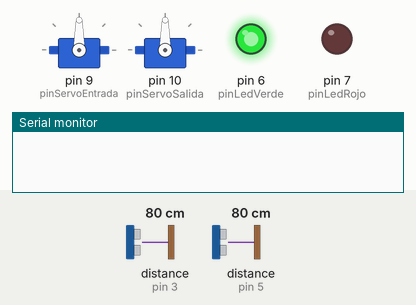
The sketch below on a simulated Arduino Uno, built with avr-gcc and run on an emulated ATmega328P. Shown: 2 × servo, output pins drawn as LEDs (lit = HIGH), the last lines printed to the serial monitor. The test bench sets the inputs (shaded band); at power-on: distance to the obstacle (sensors on pin 3, pin 5) 80 cm. The echo pulse lasts 58.3 µs per cm.

Above: at 1.2 s.
1.3 s: distance to the obstacle (sensor on pin 3) set to 11 cm
2.8 s: distance to the obstacle (sensor on pin 3) set to 8 cm
At 3.5 s:
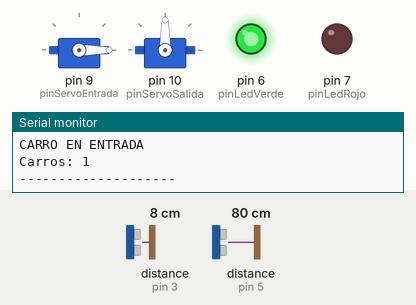
5.8 s: distance to the obstacle (sensor on pin 3) set to 18 cm
At 8.0 s:
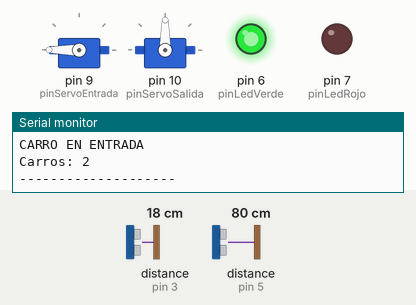
8.3 s: distance to the obstacle (sensor on pin 5) set to 11 cm
9.8 s: distance to the obstacle (sensor on pin 5) set to 8 cm
At 11.0 s:
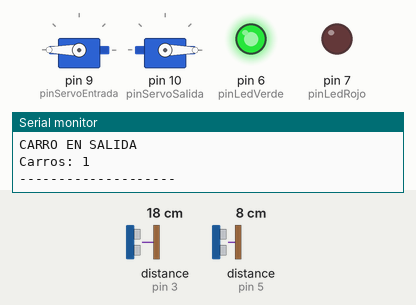
12.8 s: distance to the obstacle (sensor on pin 3) set to 2 cm
At 14.2 s:
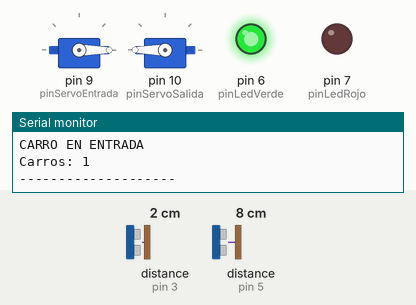
Timing chart, 0 to 16.3 s (numbered marks = the images above; inputs shaded):
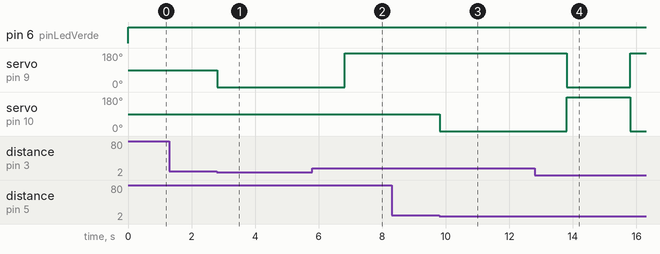

The sketch:

estacionamiento.ino
```cpp
/**
   El estacionamiento consiste en una entrada y salida
   accionadas por un sensor PIR. Solo hay 10 lugares para
   carros.
   Cuando un carro quiere entrar y no hay lugar, el led debe parpadear.
   Los servos se usan para simular las plumas.
   Si esta lleno, se mantiene el LED rojo. Si queda un lugar, parpadea el verde.
   Si no esta lleno y hay menos de 9 lugares, se mantiene en verde.

*/

#include <Servo.h>
#include <Ultrasonic.h>


Ultrasonic ultraEntrada(2, 3, 400 * 58 ); // (Trig PIN,Echo PIN,DistMax*58)
Ultrasonic ultraSalida(4, 5, 400 * 58 ); // (Trig PIN,Echo PIN,DistMax*58)


Servo servoEntrada;
Servo servoSalida;

byte carros = 0;
byte pinServoEntrada = 9;
byte pinServoSalida = 10;
byte pinLedVerde = 6;
byte pinLedRojo = 7;

byte limiteCarros = 10;

void setup() {

  Serial.begin(115200);
  servoEntrada.attach(pinServoEntrada);
  servoSalida.attach(pinServoSalida);

  pinMode(pinServoEntrada, OUTPUT);
  pinMode(pinServoSalida, OUTPUT);
  pinMode(pinLedVerde, OUTPUT);
  pinMode(pinLedRojo, OUTPUT);

}


unsigned long tiempoDesdeUltimoBlink;

void loop() {
  //  Serial.println(digitalRead(pinPirSalida));
  digitalWrite(pinLedRojo, carros == limiteCarros);


  if (carros < 9) {
    digitalWrite(pinLedVerde, HIGH);
  } else if (carros == limiteCarros) {
    digitalWrite(pinLedVerde, LOW);
  }

  if (carros == 9 && tiempoDesdeUltimoBlink + 1000 < millis()) {
    digitalWrite(pinLedVerde, !digitalRead(pinLedVerde));
    tiempoDesdeUltimoBlink = millis();
  }
  verificarPuertas();
}


void verificarPuertas() {
  int lecturaEntrada = ultraEntrada.Ranging(CM);
  int lecturaSalida = ultraSalida.Ranging(CM);
  //  Serial.print("Entrada: ");
  //  Serial.println(lecturaEntrada);
  //  Serial.print("Salida: ");
  //  Serial.println(lecturaSalida);

  if (lecturaEntrada < 10) {
    Serial.println("CARRO EN ENTRADA");
    if (carros == limiteCarros) {
      Serial.println("Entrada negada!");
    } else {
      carros++;
      Serial.print("Carros: ");
      Serial.println(carros);
      Serial.println("--------------------");
      // ABRIR
      servoEntrada.write(0);
      delay(2000);
      servoEntrada.write(180);
    }
  }


  if (lecturaSalida < 10) {
    Serial.println("CARRO EN SALIDA");
    if (carros > 0) {
      carros--;
      Serial.print("Carros: ");
      Serial.println(carros);
      Serial.println("--------------------");
      // CERRAR
      servoSalida.write(0);
      delay(2000);
      servoSalida.write(180);
    }
  }
}

void asyncDelay(unsigned long interval) {
  unsigned long currentTime = millis();
  while (millis() < currentTime + interval) {
    verificarPuertas();
  }
}
```

Measured:
- the behaviour switches between 10 and 9 cm on distance to the obstacle (sensor on pin 3) (found by bisection; images 0 and 1)
- the behaviour switches between 10 and 9 cm on distance to the obstacle (sensor on pin 5) (found by bisection; images 2 and 3)
- after the input at 1.3 s, every drawn part: stays the same
- after the input at 2.8 s, servo on pin 9 (pinServoEntrada): 90° → 0° at once
- after the input at 5.8 s, servo on pin 9 (pinServoEntrada): 0° → 180° after 1.0 s
- after the input at 8.3 s, every drawn part: stays the same
- after the input at 9.8 s, servo on pin 10 (pinServoSalida): 90° → 0° at once
- after the input at 12.8 s, servo on pin 9 (pinServoEntrada): 180° → 0° after 1.0 s, → 180° 2.0 s later
